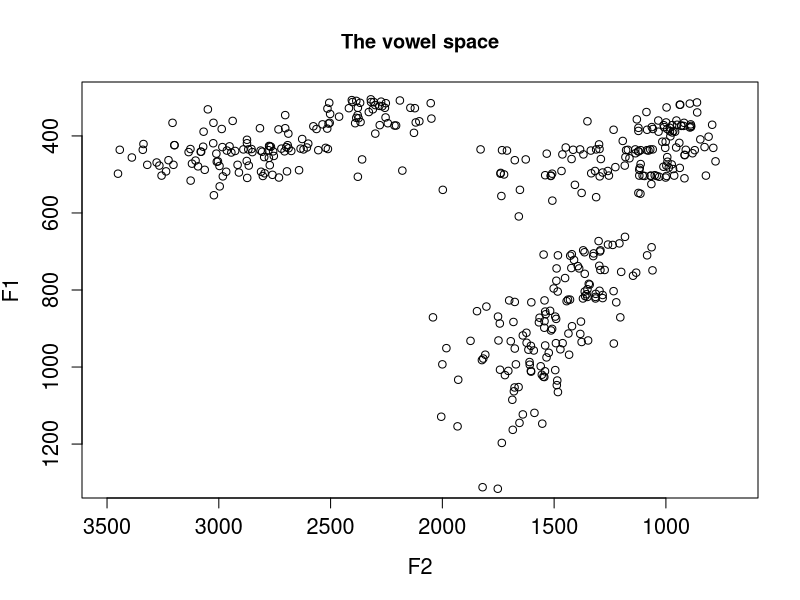

Source code (R):
setwd('C:/Users/Myrna/Documents/Universiteit Utrecht/Cognitive modeling/Lab 3')

library(MASS)
library(mclust)
library(gtools)

#Creating and saving the data so we don't have to do it again (part had to be done manually -_- )

# library(tidyr)
# 
# #Task 1
# bigdata <- read.table('bigdata_no_header.txt', header = FALSE, sep = ';', row.names = NULL)
# header <- read.table('Headers.txt', header = FALSE, sep = ';')
# bigdata$V31 <- NULL
# colnames(bigdata) <- as.matrix(header)[1,]
# data <- extract(bigdata,filename,c('gender','ID', 'vowel'),"([[:alnum:]]+)([[:alnum:]]+[[:alnum:]]+)([[:alnum:]]+[[:alnum:]]+)")
# write.table(data, 'finalbigdata.csv',sep = ';')

data <- read.table('finalbigdata.csv', header = TRUE, sep = ';')

# plot(data$`F2 at steady state`, data$`F1 at steady state`, xlim=rev(range(700:3500)),
#      ylim=rev(range(300:1300)), col="1", xlab="F2", ylab="F1", pch=1,
#      main="The vowel space", cex.lab=1.3, cex.axis=1.3, cex.sub=1.3)

#Task 2
mostDistincVowels <- data[data$vowel == 'iy'|data$vowel == 'uw'|data$vowel == 'ah',]
plot(mostDistincVowels$F2.at.steady.state, mostDistincVowels$F1.at.steady.state, xlim=rev(range(700:3500)),
     ylim=rev(range(300:1300)), col="1", xlab="F2", ylab="F1", pch=1,
     main="The vowel space", cex.lab=1.3, cex.axis=1.3, cex.sub=1.3)

mostDistincVowels[mostDistincVowels==0]<-NA
mostDistincVowels<- mostDistincVowels[complete.cases(mostDistincVowels), ]

char.var <- c(1,2,3)
df = as.data.frame(permutations(n=length(char.var), r=3, v=char.var))
